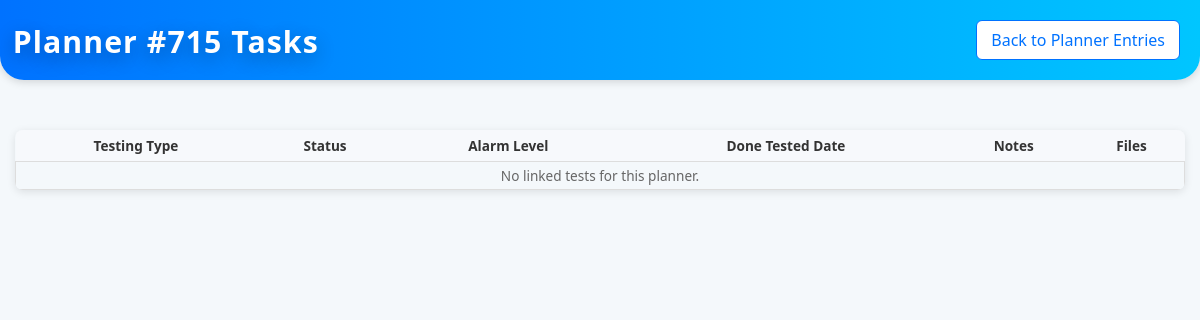
/planner/715/tasks, run on an earlier commit of the app's database.
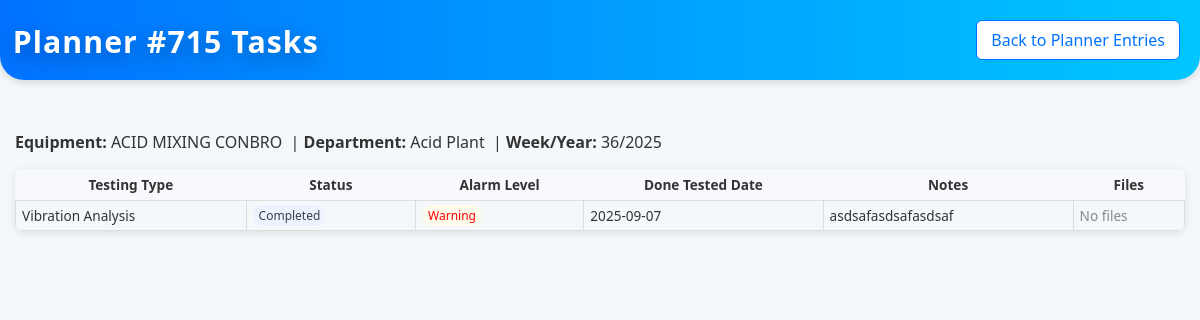
And on a later commit of the database.
### tables this page shows
CREATE TABLE Planner (
    id INTEGER PRIMARY KEY AUTOINCREMENT,
    week_number INTEGER,
    year INTEGER,
    department TEXT,
    equipment TEXT,
    date TEXT,
    day TEXT,
    pm_date TEXT,
    schedule_type TEXT DEFAULT 'Planned',
    proposed_target_date TEXT
);

### app/models.py (models this page shows)
class CBMTesting(db.Model):
    __tablename__ = 'CBM_Testing'
    Testing_ID = db.Column(db.Integer, primary_key=True)
    CBM_Technician_ID = db.Column(db.Integer, db.ForeignKey('CBM_Technician.CBM_ID'))
    Equipment_ID = db.Column(db.Integer, db.ForeignKey('Equipment.EquipmentID'))
    Test_Date = db.Column(db.Text)
    Result = db.Column(db.Text)
    technician = db.relationship('CBMTechnician', backref='testings')
    equipment = db.relationship('Equipment', backref='testings')

### app/routes.py (the view)
@main.route('/planner/<int:planner_id>/tasks')
def planner_tasks(planner_id: int):
    from sqlalchemy import text
    from app.models import db
    tasks = []
    planner_meta = None
    try:
        with db.engine.begin() as conn:
            p = conn.execute(text("SELECT id, department, equipment, week_number, year FROM Planner WHERE id = :pid"), {"pid": planner_id}).fetchone()
            if p:
                planner_meta = dict(id=p[0], department=p[1], equipment=p[2], week_number=p[3], year=p[4])
            sql = text(
                """
                SELECT t.Testing_ID, t.Test_Type,
                       COALESCE(t.Status, CASE WHEN t.Done=1 THEN 'done' END) AS Status,
                              t.Done, t.Alarm_Level, t.Notes, t.Test_Date, t.Done_Tested_Date
                FROM CBM_Testing t
                WHERE t.planner_id = :pid
                ORDER BY t.Testing_ID DESC
                """
            )
            res = conn.execute(sql, {"pid": planner_id})
            tasks = [
                dict(
                    Testing_ID=r[0],
                    Test_Type=r[1],
                    Status=r[2] or 'todo',
                    Done=r[3],
                    Alarm_Level=r[4],
                    Notes=r[5],
                          Test_Date=r[6],
                          Done_Tested_Date=r[7],
                ) for r in res
            ]
            if tasks:
                ids = [t['Testing_ID'] for t in tasks]
                in_binds = {f"tid{i}": ids[i] for i in range(len(ids))}
                inlist = ", ".join(":" + k for k in in_binds.keys())
                att_sql = text(
                    f"SELECT testing_id, id, filename FROM CBM_Testing_Attachments WHERE testing_id IN ({inlist}) ORDER BY id DESC"
                )
                att_rows = conn.execute(att_sql, in_binds).fetchall()
                by_test = {}
                for testing_id, aid, fn in att_rows:
                    by_test.setdefault(testing_id, []).append({ 'id': aid, 'filename': fn })
                for t in tasks:
                    t['attachments'] = by_test.get(t['Testing_ID'], [])
    except Exception as _e:
        tasks = []
    return render_template('planner_tasks.html', planner_id=planner_id, planner_meta=planner_meta, tasks=tasks)

### app/templates/planner_tasks.html (shortened to what this page needs)
<!DOCTYPE html>
<html lang="en">
<head>
  <link rel="stylesheet" href="/static/style.css">
</head>
<body>
<header class="page-header">
  <h1>Planner #{{ planner_id }} Tasks</h1>
  <div class="action-right">
    <a class="btn-secondary" href="/planner_entries">Back to Planner Entries</a>
  </div>
</header>
<main class="planner-container">
  {% if planner_meta %}
  <p>
    <strong>Equipment:</strong> {{ planner_meta.equipment }} &nbsp;|
    <strong>Department:</strong> {{ planner_meta.department }} &nbsp;|
    <strong>Week/Year:</strong> {{ planner_meta.week_number }}/{{ planner_meta.year }}
  </p>
  {% endif %}
  <table class="planner-table no-wrap">
    <thead>
      <tr>
  <th>Testing Type</th>
  <th>Status</th>
  <th>Alarm Level</th>
  <th>Done Tested Date</th>
  <th>Notes</th>
  <th>Files</th>
      </tr>
    </thead>
    <tbody>
    {% for t in tasks %}
      <tr>
        <td>{{ t.Test_Type }}</td>
        <td>
          <span class="badge">{{ t.Status }}</span>
        </td>
        <td>
          {% set av = (t.Alarm_Level or '-') %}
          {% set acls = 'alarm-normal' %}
          {% if av == 'Critical' %}{% set acls = 'alarm-critical' %}{% elif av == 'Warning' %}{% set acls = 'alarm-warning' %}{% endif %}
          <span class="badge {{ acls }}">{{ av }}</span>
        </td>
  <td>{{ (t.Done_Tested_Date or '-') }}</td>
        <td>{{ t.Notes or '' }}</td>
  <td style="white-space:normal; max-width:320px;">
          {% if t.attachments and t.attachments|length > 0 %}
            <ul style="list-style:none; padding:0; margin:0;">
              {% for f in t.attachments %}
                <li style="display:flex; align-items:center; gap:6px; margin:2px 0;">
      <a href="{{ url_for('technician.view_attachment', attachment_id=f.id) }}" target="_blank" rel="noopener">{{ f.filename }}</a>
                </li>
              {% endfor %}
            </ul>
          {% else %}
            <span style="color:#888;">No files</span>
          {% endif %}
        </td>
      </tr>
    {% else %}
      <tr>
  <td colspan="6" style="text-align:center; color:#666;">No linked tests for this planner.</td>
      </tr>
    {% endfor %}
    </tbody>
  </table>
</main>
</body>
</html>

What changed in the data, as far as the page shows it:
added Planner: equipment "ACID MIXING CONBRO", department "Acid Plant", week_number "36", year "2025"
added CBMTesting: Test_Type "Vibration Analysis", Status "Completed", Alarm_Level "Warning", Done_Tested_Date "2025-09-07", Notes "asdsafasdsafasdsaf"
Also different on the page:
text no longer shown: "No linked tests for this planner."
text now shown: "Equipment: | Department: | Week/Year: /"
